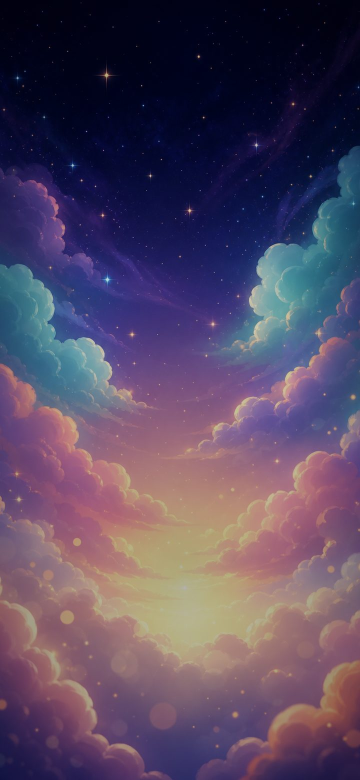
#> input picture miniprogram/games/assets/bg.jpg, 720 x 1560 px (shown at 1/2 size)
$ python slice_grid.py ../miniprogram/games/assets/bg.jpg 5 5 5 ../miniprogram/games/assets/fruits.png
#> lines starting #> are read from the running program, lines starting #| are printed output that depends on the picture
### tools/floniks_sprite.py
#!/usr/bin/env python3
"""Turn a Floniks-generated image into a clean game texture.

Floniks' text_to_image models ignore the transparent-background request and
instead *bake* the transparency checkerboard (or a solid backdrop) into an RGB
image. `cutout()` recovers a true alpha cutout by flood-filling the background
inward from every border pixel, keying out pixels within `tol` colour-distance
of their seed — bridging the two checkerboard shades / a solid backdrop while
stopping at the subject's thick dark outline. `fit()` then crops to the subject
and scales to the exact target size (Lanczos, alpha-preserving).

For full-frame textures (grass) use `full_frame()` — centre-crop, no keying.

CLI: floniks_sprite.py <in> <out> <W> <H> [--tol N] [--margin F] [--bg alpha|blue|none]
"""
import sys
from collections import deque
from PIL import Image, ImageFilter


def cutout(im, tol):
    """RGBA copy of `im` with border-connected background keyed to alpha 0."""
    w, h = im.size
    px = im.load()
    alpha = Image.new("L", (w, h), 255)
    ap = alpha.load()
    seen = bytearray(w * h)
    q = deque()

    def seed(x, y):
        i = y * w + x
        if not seen[i]:
            seen[i] = 1
            q.append((x, y, px[x, y]))

    for x in range(w):
        seed(x, 0); seed(x, h - 1)
    for y in range(h):
        seed(0, y); seed(w - 1, y)

    tol2 = tol * tol
    while q:
        x, y, seedc = q.popleft()
        r, g, b = px[x, y][:3]
        sr, sg, sb = seedc[:3]
        if (r - sr) ** 2 + (g - sg) ** 2 + (b - sb) ** 2 > tol2:
            continue
        ap[x, y] = 0
        # Compare each candidate to the ORIGINAL border seed colour (not the
        # neighbour's) so the fill can't creep along a soft gradient into the
        # subject — it halts the instant a pixel diverges from the flat backdrop.
        for nx, ny in ((x + 1, y), (x - 1, y), (x, y + 1), (x, y - 1)):
            if 0 <= nx < w and 0 <= ny < h:
                i = ny * w + nx
                if not seen[i]:
                    seen[i] = 1
                    q.append((nx, ny, seedc))

    alpha = alpha.filter(ImageFilter.GaussianBlur(0.6))  # soften the 1px key edge
    rgba = im.convert("RGBA")
    rgba.putalpha(alpha)
    return rgba


# [48 lines left out: functions fit, full_frame, build, main, not called in this run]


# [2 lines that do not run on import are left out]

### tools/slice_grid.py
#!/usr/bin/env python3
"""Slice a Floniks icon SHEET (a cols x rows grid of same-size icons in ONE image)
into individual clean icon PNGs. Unlike slice_sheet.py (which bottom-aligns a walk
cycle), this CENTRES each icon and applies ONE uniform scale to every cell, so a
cohesive set stays visually consistent in size — the fix for "sizes don't match".

The whole sheet is keyed once (consistent flood-key of the baked checkerboard),
split row-major into cols*rows cells, and each subject is scaled by a single
shared factor (from the largest subject) then centred on a px*px transparent box.

Usage: slice_grid.py <sheet.png> <cols> <rows> <px> <name1,name2,...> [--tol N] [--preview-scale 8]
  -> writes assets/textures/<nameK>.png (row-major order) + build/floniks_preview/<nameK>.png
"""
import os
import sys
from PIL import Image

sys.path.insert(0, os.path.dirname(os.path.abspath(__file__)))
import floniks_sprite as fs

HERE = os.path.dirname(os.path.abspath(__file__))
TEX = os.path.join(HERE, "..", "assets", "textures")
PREVIEW = os.path.join(HERE, "..", "build", "floniks_preview")


def main():
    a = sys.argv
    sheet_path, cols, rows, px = a[1], int(a[2]), int(a[3]), int(a[4])
    names = [n.strip() for n in a[5].split(",") if n.strip()]
    tol = int(a[a.index("--tol") + 1]) if "--tol" in a else 100
    pscale = int(a[a.index("--preview-scale") + 1]) if "--preview-scale" in a else 8
    margin = 0.06
    os.makedirs(PREVIEW, exist_ok=True)

    sheet = Image.open(sheet_path).convert("RGB")
#> sheet is the input picture: PIL image 720x1560 RGB; mean R, G, B 86, 71.7, 97.1
    W, H = sheet.size
#> W = 720; H = 1560
    cw, ch = W // cols, H // rows
#> cw = 144; ch = 312
    keyed = fs.cutout(sheet, tol)
#> in cutout, `alpha = Image.new("L", (w, h), 255)`: alpha: PIL image 720x1560 L; every value is 255
#> the loop in cutout, `while q:` made 1103949 passes
#> (r, g, b) on passes 1 to 3: (1, 0, 16), (16, 17, 63), (1, 0, 16)
#> in cutout, `alpha = alpha.filter(ImageFilter.GaussianBlur(0.6))`:
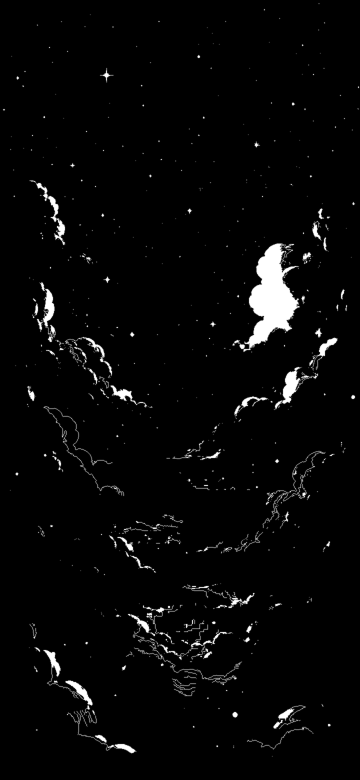
#> alpha: PIL image 720x1560 L (shown at 1/2 size); min 0, max 255, mean 7.4
#> in cutout, `rgba.putalpha(alpha)`:
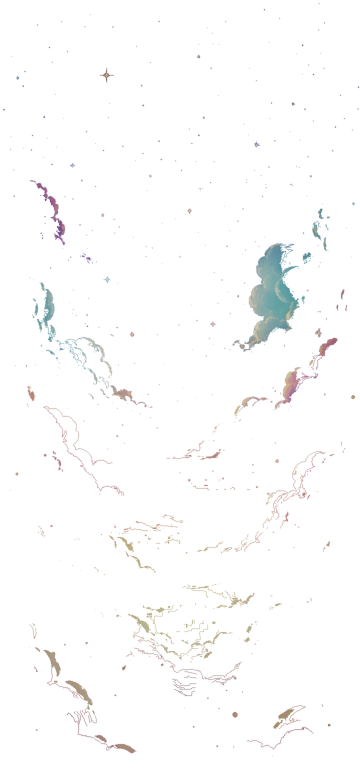
#> rgba: PIL image 720x1560 RGBA (shown at 1/2 size); mean R, G, B, A 86, 71.7, 97.1, 7.4; transparent parts drawn white

    # Cut every cell, find each subject's bbox.
    cells, boxes = [], []
    for r in range(rows):
        for c in range(cols):
            cell = keyed.crop((c * cw, r * ch, (c + 1) * cw, (r + 1) * ch))
            cells.append(cell)
            boxes.append(cell.getbbox())
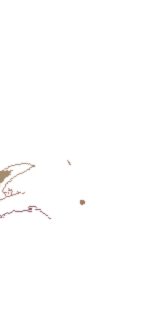
#> cell: PIL image 144x312 RGBA; mean R, G, B, A 114.1, 75.2, 90.2, 1.7; transparent parts drawn white
#> after the loop, boxes = 25 items, first 6: (4, 41, 138, 303), (23, 27, 144, 310), (0, 40, 141, 308), (2, 16, 130, 297), (2, 5, 144, 312), (25, 0, 144, 312); cells = 25 items

    # ONE uniform scale from the largest subject dimension -> consistent sizes.
    max_dim = max(max(b[2] - b[0], b[3] - b[1]) for b in boxes if b)
#> max_dim = 312
    scale = px * (1 - 2 * margin) / max_dim
#> scale = 0.0141

    for i, (cell, b) in enumerate(zip(cells, boxes)):
        if i >= len(names):
            break
        out = Image.new("RGBA", (px, px), (0, 0, 0, 0))
        if b:
            sub = cell.crop(b)
            sw, sh = max(1, round(sub.width * scale)), max(1, round(sub.height * scale))
            sub = sub.resize((sw, sh), Image.LANCZOS)
            out.paste(sub, ((px - sw) // 2, (px - sh) // 2), sub)  # centred
        path = os.path.join(TEX, names[i] + ".png")
        out.save(path)
        out.resize((px * pscale, px * pscale), Image.NEAREST).save(
            os.path.join(PREVIEW, names[i] + ".png"))
        print(f"wrote {names[i]}.png ({px}x{px}) from cell {i + 1}")
#> this loop made 2 passes
#> (b, sw, sh) on pass 1: ((4, 41, 138, 303), 2, 4)
#| wrote ../miniprogram/games/assets/fruits.png.png (5x5) from cell 1
#> pass 1, in main, `sub = cell.crop(b)`:
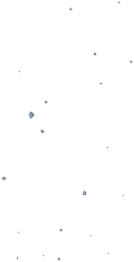
#> sub: PIL image 134x262 RGBA; mean R, G, B, A 2.8, 4.9, 31.4, 0.6; transparent parts drawn white


if __name__ == "__main__":
    main()
